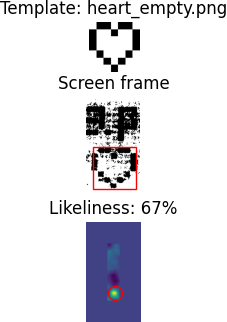

This chart was generated by the following Python code:
import numpy as np
import matplotlib.pyplot as plt
from matplotlib.gridspec import GridSpec
import matplotlib

from time import sleep
from datetime import datetime

from skimage import data, exposure, feature
from skimage.feature import match_template
import skimage as ski
from skimage.transform import rescale
from skimage.filters import threshold_yen

from skimage.io import imread
import os

import shutil
import math
import logging

logger = logging.getLogger('Tamagotchi')

class TamaVision(object):
    def __init__(self, positiveThreshold, thresOffset, showResult, lock):
        self.thresOffset = thresOffset 
        self.positiveThreshold = positiveThreshold
        self.showResult = showResult
        self.lock = lock
        if showResult:
            matplotlib.use('TkAgg')
        else:
            matplotlib.use('agg')

        self.excludeImages = ['adult', 'teen', 'child', 'baby', 'egg', 'heart', 'angel', 'asleep', 'sleep_screen']
        
    
    # 12.6x scale value found through calibration, first step measure pixels, then trial and error test for best match
    def rescaleSprites(self, spritesFolder, rescaledFolder, scaleFactor):
        for filename in os.listdir(spritesFolder):
            image = ski.io.imread(spritesFolder+'/'+filename, as_gray=True)
        
            if filename != ('needs_discipline.png'): #this one is straight captured from the display, doesn't need scaling
                image = rescale(image, scaleFactor, anti_aliasing = True, order=0) # nearest neighbour prevents blur
            image = ski.util.img_as_ubyte(image) # needed because otherwise trying to store floats between 0 and 1 in uint formatted png
            ski.io.imsave(rescaledFolder+'/'+filename, image)

    def findMissingHearts(self, imageFileName, patternFileName):
        missingHearts = 0
        for i in range(4):
            if self.findPattern(imageFileName, patternFileName, onlyCheckThisQuarter = (4-i)): #work from right to left until we find no more hearts missing
                missingHearts = missingHearts + 1
            else:
                return missingHearts
        return missingHearts
    
    def cropImage(self, image):
        return image[120:370, 65:550]
    
    def mealSelected(self, fn):
        input = ski.io.imread(fn, as_gray=True)
        cropped = self.cropImage(input) # crop screen
        thresh = threshold_yen(cropped)
        thresd = cropped > (thresh+self.thresOffset)
        selected = thresd[0:130, 0:100] # crop to arrow position for snack selection
        ''' # if you run below, you will be too late to select the right option...
        
        fig = plt.figure(figsize=(5, 3))
        ax1 = plt.subplot(1,4,1)
        ax1.imshow(input, cmap=plt.cm.gray)
        ax2 = plt.subplot(1,4,2)
        ax2.imshow(cropped, cmap=plt.cm.gray)
        ax3 = plt.subplot(1,4,3)
        ax3.imshow(thresd, cmap=plt.cm.gray)
        ax3 = plt.subplot(1,4,4)
        ax3.imshow(selected, cmap=plt.cm.gray)
        plt.savefig('smalldick.png', bbox_inches = 'tight', pad_inches = 0)
        '''
        avg = np.average(selected)
        #print(avg)
        if avg <0.85:
            logger.log(logging.WARNING,('Vision: Meal food option seems selected.'))
            return True
        else:
            logger.log(logging.WARNING,('Vision: Snack food option seems selected.'))
            return False

    def findPattern(self, imageFileName, patternFileNames, positiveThresholds = None, onlyCheckThisQuarter = 0):
        if not isinstance(patternFileNames, (tuple, list)):
            patternFileNames = [patternFileNames]
        if positiveThresholds is None:
            positiveThresholds = self.positiveThreshold
        if not isinstance(positiveThresholds, (tuple, list)):
            positiveThresholds = [positiveThresholds]

        for idx, patName in enumerate(patternFileNames):
            image = ski.io.imread(imageFileName, as_gray=True)
            image = self.cropImage(image)

            # threshold image using yen algorithm, this is best (determined through try_all_threshold function from skimage)
            thresh = threshold_yen(image)
            image = image > (thresh+self.thresOffset)

            if patName in ['am.png', 'pm.png']: #these symbols appear on the left
                shape = np.shape(image)
                width = shape[1]
                image = image[:, 0:int(width*0.4)]

            if patName in ['poop1.png', 'poop2.png', 'sick.png']: #these symbols appear on the right
                shape = np.shape(image)
                width = shape[1]
                image = image[:, int(width*0.6):width]

            i = onlyCheckThisQuarter 
            if i > 0: # for hearts checking divide screen into 4 parts
                shape = np.shape(image)
                width = shape[1]
                quarter = math.floor(width/4)
                min = ((i-1)*quarter)
                max = i*quarter
                min = int(min - 0.21 * quarter) # compensate for not perfect quarters
                if min < 0:
                    min = 0
                max = int(max + 0.21 * quarter)
                if max > width:
                    max = width
                image = image[:, min:max]

            pattern = ski.io.imread('spritesRescaled/' + patName, as_gray=True)                                                                                              

            result = match_template(image, pattern)

            ij = np.unravel_index(np.argmax(result), result.shape)
            x, y = ij[::-1]
            likeliness = result[ij]
            
            fig = plt.figure(figsize=(5, 3))
            gs = GridSpec(3, 1, height_ratios=[1, 2, 2], hspace=0.3) 
            ax1 = plt.subplot(gs[0])
            ax2 = plt.subplot(gs[1])
            ax3 = plt.subplot(gs[2], sharex=ax2, sharey=ax2)

            ax1.set_anchor('C')
            ax2.set_anchor('C')
            ax3.set_anchor('C')

            ax1.imshow(pattern, cmap=plt.cm.gray)
            ax1.set_axis_off()
            ax1.set_title('Template: ' + patName)

            ax2.imshow(image, cmap=plt.cm.gray)
            ax2.set_axis_off()
            ax2.set_title('Screen frame')
            # highlight matched region
            htemplate, wtemplate = pattern.shape
            rect = plt.Rectangle((x, y), wtemplate, htemplate, edgecolor='r', facecolor='none')
            ax2.add_patch(rect)

            pShape = np.shape(pattern)
            width = pShape[1]
            height = pShape[0]
            halfWidth = int(width/2)
            halfHeight = int(height/2)
            padResult = np.pad(result, [(halfHeight, halfHeight), (halfWidth, halfWidth)], mode = 'constant', constant_values = 0)
            ax3.imshow(padResult)
            ax3.set_axis_off()
            ax3.set_title('Likeliness: ' + str(int(likeliness*100)) + '%')
            # highlight matched region
            ax3.autoscale(False)
            ax3.plot(x+halfWidth, y+halfHeight, 'o', markeredgecolor='r', markerfacecolor='none', markersize=10)

            now = datetime.now()
            date_time = now.strftime("%Y-%m-%d %H:%M:%S")

            # remove margins and whitespace, somehow this needs so much code
            plt.gca().set_axis_off()
            plt.subplots_adjust(top = 1, bottom = 0, right = 1, left = 0, 
            hspace = 0, wspace = 0)
            plt.margins(0,0)
            plt.gca().xaxis.set_major_locator(plt.NullLocator())
            plt.gca().yaxis.set_major_locator(plt.NullLocator())

            fn = 'vision.png'
            with self.lock:
                plt.savefig(fn, bbox_inches = 'tight', pad_inches = 0)
            # if you always want to show a figure enable this:
            #thres = 0.1
            #plt.pause(10)   
            if len(positiveThresholds) > 1:
                thres = positiveThresholds[idx]
            else:
                thres = positiveThresholds[0]

            #logger.log(logging.WARNING,('\nChecking pattern: ' + patName))
            #logger.log(logging.WARNING,'Likeliness template match: ' + "{:.2f}".format(likeliness))

            if likeliness > thres:
                if patName not in ['heart_empty.png', 'sleep_screen1.png', 'sleep_screen2.png']:
                    logger.log(logging.ERROR,('Vision: ' + patName + ' detected - ' + str(int(likeliness*100)) + '% likeliness'))
                if self.showResult:
                    plt.pause(10)               
                with self.lock:
                    shutil.copy(fn, 'visionLog/Found/' + date_time + patName) 
                    if 'egg' in patName:
                        shutil.copy('spritesRescaled/'+patName, 'states/egg.png') 
                    if 'baby' in patName:
                        shutil.copy('spritesRescaled/'+patName, 'states/baby.png') 
                    if 'child' in patName:
                        shutil.copy('spritesRescaled/'+patName, 'states/child.png') 
                    if 'teen' in patName:
                        shutil.copy('spritesRescaled/'+patName, 'states/teen.png') 
                    if 'adult' in patName:
                        shutil.copy('spritesRescaled/'+patName, 'states/adult.png') 
                    if 'secret' in patName:
                        shutil.copy('spritesRescaled/'+patName, 'states/adultsecret.png') 

                plt.close()  
                if not any(ele in patName for ele in self.excludeImages):
                    shutil.copy(fn, 'visionLog/Interesting/' + date_time + patName) 
                return True
            else:
                with self.lock:
                    shutil.copy(fn, 'visionLog/NotFound/' + date_time + patName)
                plt.close()
        return False   

